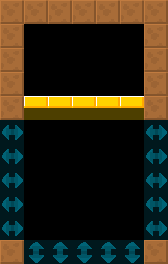

The image is a tile-based game level rendered from a .tmx file. Its description and source (layers, tilesets, objects; grid data summarised) follow:
An orthogonal 7x11 tile map with 24x24 px tiles, 2 tile layers (col, lnk), 2 tilesets and 4 objects (SecretBlackWall, NoMinimap, SecretArea, FixedLoot).

<map version="1.4" tiledversion="1.4.2" orientation="orthogonal" renderorder="right-down" width="7" height="11" tilewidth="24" tileheight="24" infinite="0" nextlayerid="4" nextobjectid="8">
 <tileset firstgid="6" source="../../lnk.tsx" />
 <tileset firstgid="1" source="../../col.tsx" />
 <layer id="1" name="col" width="7" height="11">
  <data>[77 cells, 22 non-empty, 2 distinct tile ids]</data>
 </layer>
 <layer id="2" name="lnk" width="7" height="11" opacity="0.5">
  <data>[77 cells, 15 non-empty, 2 distinct tile ids]</data>
 </layer>
 <objectgroup id="3" name="markers" opacity="0.5">
  <object id="1" name="SecretBlackWall" type="SecretBlackWall" x="24" y="24" width="120" height="96">
   <properties>
    <property name="yr" value="0" />
    <property name="xr" value="0" />
   </properties>
  </object>
  <object id="2" name="NoMinimap" type="NoMinimap" x="24" y="24" width="120" height="96">
   <properties>
    <property name="yr" value="0" />
    <property name="xr" value="0" />
   </properties>
  </object>
  <object id="3" name="SecretArea" type="SecretArea" x="24" y="48" width="120" height="48">
   <properties>
    <property name="yr" value="0" />
    <property name="xr" value="0" />
   </properties>
  </object>
  <object id="4" name="FixedLoot" type="FixedLoot" x="72" y="72" width="24" height="24">
   <properties>
    <property name="yr" value="0" />
    <property name="xr" value="0" />
    <property name="item" value="ChristmasSkinKey" />
   </properties>
  </object>
 </objectgroup>
</map>
